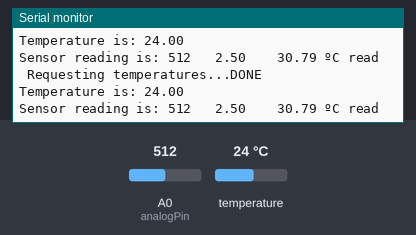
A sketch run on a simulated Arduino Uno, built with avr-gcc and run on an emulated ATmega328P. On the bench: the last lines printed to the serial monitor. Inputs (shaded band) come from the test bench; at power-on: A0 (analogPin) = 512, temperature 24 °C.

Above: at 3.3 s.
3.4 s: A0 (analogPin) set to 110
At 5.2 s:
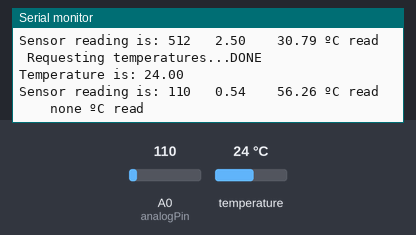
7.6 s: A0 (analogPin) set to 95
At 8.7 s:
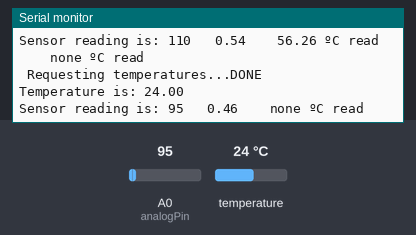

Measured:
- the behaviour switches between 101 and 100 on A0 (analogPin) (found by bisection; images 1 and 2)
- after the input at 3.4 s, the serial monitor: prints a new line after 0.93 s (image 1)
- after the input at 7.6 s, the serial monitor: prints a new line after 0.30 s (image 2)

The sketch:

Arduino_TFM.ino
```cpp
/********************************************************************/
// Incluimos las librerías del sistema OneWire para leer los 12 bits de
// datos de la sonda térmica y la librería para traducirlo a grados
#include <OneWire.h>
#include <DallasTemperature.h>
/********************************************************************/
// Se define el puerto de entrada de datos digitales (temp)
#define ONE_WIRE_BUS 2
int analogPin = A0;
int sensorValue = 0;
float voltage = 0.0;
float temp_obs = 0.0;
// Inicio del bus de datos de sistema OneWire para comunicarse
OneWire oneWire(ONE_WIRE_BUS);
// Conversión de los bytes a magnitud numérica en grados
DallasTemperature sensors(&oneWire);
/********************************************************************/
// Código de inicio
void setup(void)
{
 // Abrimos el puerto serie para lectura
 Serial.begin(9600);
 Serial.println("Dallas Temperature IC Control Library for DS18B20");
 // Abrimos la librería de lectura de sensores
 sensors.begin();
}
/********************************************************************/
// Código continuo en bucle
void loop(void)
{
 /********************************************************************/
  // Parte de la temperatura
  // Hace falta enviar el comando sensors.requestTemperatures() para
  // recibir la lectura
  Serial.print(" Requesting temperatures...");
  sensors.requestTemperatures(); // Send the command to get temperature readings
  Serial.println("DONE");
  // Lectura de temperatura
  Serial.print("Temperature is: ");
  Serial.println(sensors.getTempCByIndex(0));
  // Index 0 porque se puede tener varios onewire por bus, el primero
  // y único es el de temperatura que es el i=0
  /*******************************************************************/
  // Parte del sensor lineal
  // Leemos el voltaje (analógico) por el pin A0:
  int sensorValue = analogRead(analogPin);
  // Convertimos la lectura en analógico que corresponde a un valor
  // Entre 0 y 1023 (2^10, 10 bits) es la escala
  // Si alimentamos el sensor con la salida de 3.3 V entonces hay
  // una escala lineal donde 0 -> 0 V y 1023 -> 3.3 V
  // Se hace la transformación lineal donde para un voltaje V tenemos
  // pdte = (3.3-0)/(1023-0) , ord origen = 0
  // V=3.3/1023*A0+0
  float voltage = sensorValue * (5.000 / 1023);
  // Print del valor
  Serial.print("Sensor reading is: ");
  Serial.print(sensorValue);
  Serial.print("   ");
  Serial.print(voltage);
  float sensor = sensorValue;
  // Si la lectura no está en los extremos entonces vale
  if (sensor < 940 and sensor > 100) {
    // Aproximación polinómica Analogico0-Temperatura
    float A = 7.161e+01;
    float B = -1.636e-01;
    float C = 2.337e-04;
    float D = -1.365e-07;
    float temp_obs = A+B*sensor+C*pow(sensor,2)+D*pow(sensor,3);
    Serial.print("    ");
    Serial.print(temp_obs);
    Serial.println(" ºC read");
  }
  // Las medidas en los extremos se desechan como ruido
  if (sensor >= 920 or sensor < 120) {
    Serial.println("    none ºC read");
  }
  //Repetir cada segundo
  delay(1000);
}
```
